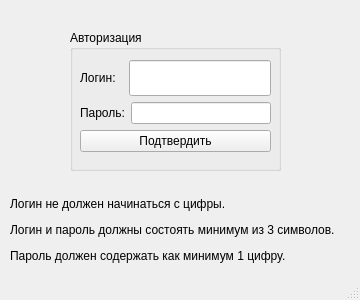
<?xml version="1.0" encoding="UTF-8"?>
<ui version="4.0">
 <class>MainWindow</class>
 <widget class="QMainWindow" name="MainWindow">
  <property name="enabled">
   <bool>true</bool>
  </property>
  <property name="geometry">
   <rect>
    <x>0</x>
    <y>0</y>
    <width>360</width>
    <height>300</height>
   </rect>
  </property>
  <property name="maximumSize">
   <size>
    <width>360</width>
    <height>300</height>
   </size>
  </property>
  <property name="windowTitle">
   <string>MainWindow</string>
  </property>
  <widget class="QWidget" name="centralwidget">
   <property name="enabled">
    <bool>true</bool>
   </property>
   <widget class="QGroupBox" name="groupBox">
    <property name="geometry">
     <rect>
      <x>70</x>
      <y>30</y>
      <width>211</width>
      <height>141</height>
     </rect>
    </property>
    <property name="title">
     <string>Авторизация</string>
    </property>
    <widget class="QWidget" name="layoutWidget">
     <property name="geometry">
      <rect>
       <x>10</x>
       <y>30</y>
       <width>191</width>
       <height>92</height>
      </rect>
     </property>
     <layout class="QVBoxLayout" name="verticalLayout_2">
      <item>
       <layout class="QVBoxLayout" name="verticalLayout">
        <item>
         <layout class="QHBoxLayout" name="horizontalLayout">
          <item>
           <widget class="QLabel" name="label">
            <property name="text">
             <string>Логин:  </string>
            </property>
           </widget>
          </item>
          <item>
           <widget class="QLineEdit" name="login">
            <property name="sizePolicy">
             <sizepolicy hsizetype="Expanding" vsizetype="Preferred">
              <horstretch>10</horstretch>
              <verstretch>0</verstretch>
             </sizepolicy>
            </property>
           </widget>
          </item>
         </layout>
        </item>
        <item>
         <layout class="QHBoxLayout" name="horizontalLayout_2">
          <item>
           <widget class="QLabel" name="label_2">
            <property name="text">
             <string>Пароль:</string>
            </property>
           </widget>
          </item>
          <item>
           <widget class="QLineEdit" name="pass"/>
          </item>
         </layout>
        </item>
       </layout>
      </item>
      <item>
       <widget class="QPushButton" name="pushButton">
        <property name="text">
         <string>Подтвердить</string>
        </property>
       </widget>
      </item>
     </layout>
    </widget>
   </widget>
   <widget class="QLabel" name="label_3">
    <property name="geometry">
     <rect>
      <x>10</x>
      <y>160</y>
      <width>371</width>
      <height>141</height>
     </rect>
    </property>
    <property name="text">
     <string>&lt;html&gt;&lt;head/&gt;&lt;body&gt;&lt;p&gt;Логин не должен начинаться с цифры.&lt;/p&gt;&lt;p&gt;Логин и пароль должны состоять минимум из 3 символов.&lt;/p&gt;&lt;p&gt;Пароль должен содержать как минимум 1 цифру.&lt;/p&gt;&lt;/body&gt;&lt;/html&gt;</string>
    </property>
   </widget>
  </widget>
  <widget class="QMenuBar" name="menubar">
   <property name="geometry">
    <rect>
     <x>0</x>
     <y>0</y>
     <width>360</width>
     <height>26</height>
    </rect>
   </property>
  </widget>
  <widget class="QStatusBar" name="statusbar"/>
 </widget>
 <resources/>
 <connections/>
</ui>
